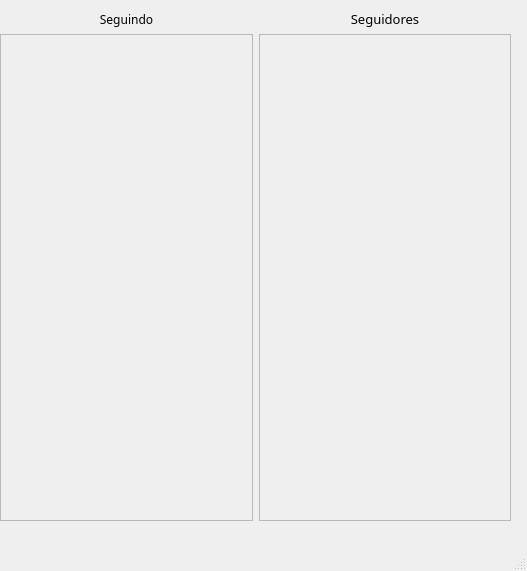
<?xml version="1.0" encoding="UTF-8"?>
<ui version="4.0">
 <class>MainWindow</class>
 <widget class="QMainWindow" name="MainWindow">
  <property name="geometry">
   <rect>
    <x>0</x>
    <y>0</y>
    <width>527</width>
    <height>571</height>
   </rect>
  </property>
  <property name="windowTitle">
   <string>MainWindow</string>
  </property>
  <widget class="QWidget" name="centralwidget">
   <widget class="QWidget" name="gridLayoutWidget">
    <property name="geometry">
     <rect>
      <x>0</x>
      <y>10</y>
      <width>511</width>
      <height>511</height>
     </rect>
    </property>
    <layout class="QGridLayout" name="gridLayout">
     <item row="0" column="0">
      <widget class="QLabel" name="label">
       <property name="font">
        <font>
         <family>Jamrul</family>
        </font>
       </property>
       <property name="text">
        <string>Seguindo</string>
       </property>
       <property name="alignment">
        <set>Qt::AlignCenter</set>
       </property>
      </widget>
     </item>
     <item row="0" column="1">
      <widget class="QLabel" name="label_2">
       <property name="font">
        <font>
         <family>Jamrul</family>
         <pointsize>10</pointsize>
         <weight>50</weight>
         <italic>false</italic>
         <bold>false</bold>
        </font>
       </property>
       <property name="text">
        <string>Seguidores</string>
       </property>
       <property name="textFormat">
        <enum>Qt::PlainText</enum>
       </property>
       <property name="alignment">
        <set>Qt::AlignCenter</set>
       </property>
      </widget>
     </item>
     <item row="1" column="0">
      <widget class="QScrollArea" name="scrollArea">
       <property name="widgetResizable">
        <bool>true</bool>
       </property>
       <widget class="QWidget" name="scrollAreaWidgetContents">
        <property name="geometry">
         <rect>
          <x>0</x>
          <y>0</y>
          <width>248</width>
          <height>479</height>
         </rect>
        </property>
       </widget>
      </widget>
     </item>
     <item row="1" column="1">
      <widget class="QScrollArea" name="scrollArea_2">
       <property name="widgetResizable">
        <bool>true</bool>
       </property>
       <widget class="QWidget" name="scrollAreaWidgetContents_2">
        <property name="geometry">
         <rect>
          <x>0</x>
          <y>0</y>
          <width>247</width>
          <height>479</height>
         </rect>
        </property>
       </widget>
      </widget>
     </item>
    </layout>
   </widget>
  </widget>
  <widget class="QMenuBar" name="menubar">
   <property name="geometry">
    <rect>
     <x>0</x>
     <y>0</y>
     <width>527</width>
     <height>30</height>
    </rect>
   </property>
  </widget>
  <widget class="QStatusBar" name="statusbar"/>
 </widget>
 <resources/>
 <connections/>
</ui>
